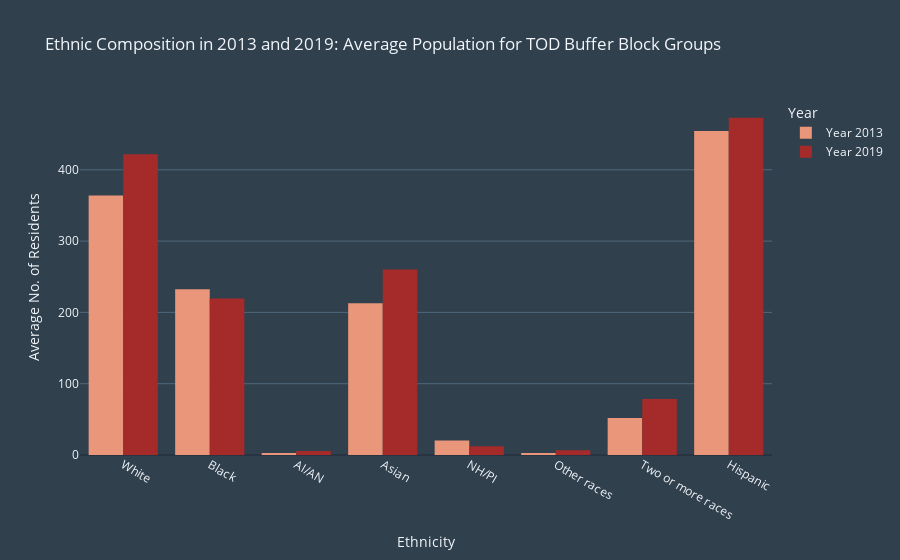

This figure's notebook cell:
### Markdown cell above
### Absolute Values

### Code cell
# a simple bar chart, putting date on the x-axis

fig = px.bar(tod_buffer_blockabsolute,
             x='Ethnicity',
             y=['Year 2013', 'Year 2019'],
             barmode='group',
             height=600,
             title="Ethnic Composition in 2013 and 2019: Average Population for TOD Buffer Block Groups",
             color_discrete_sequence=["#e9967a","#a52a2a"],
             labels={'Ethnicity':'Ethnicity','value':'Average No. of Residents', 'variable':'Year'}
                     )

fig.layout.template = 'custom_dark'


# get rid of white lines inside the bars
fig.update_traces(marker_line_width=0)

fig.write_html('htmls/tod_buffer_block_average_absolute.html')

# show the figure
fig.show()

### Figure 1 — Plotly figure (JSON) as saved in the notebook; plotly's stock layout.template omitted (floating-point values rounded to 4 significant figures)
{"data": [{"alignmentgroup": "True", "hovertemplate": "Year=Year 2013<br>Ethnicity=%{x}<br>Average No. of Residents=%{y}<extra></extra>", "legendgroup": "Year 2013", "marker": {"color": "#e9967a", "line": {"width": 0}, "pattern": {"shape": ""}}, "name": "Year 2013", "offsetgroup": "Year 2013", "orientation": "v", "showlegend": true, "textposition": "auto", "type": "bar", "x": ["White", "Black", "AI/AN", "Asian", "NH/PI", "Other races", "Two or more races", "Hispanic"], "xaxis": "x", "y": [363.9, 232.4, 2.856, 212.8, 20.22, 2.769, 51.78, 454.2], "yaxis": "y"}, {"alignmentgroup": "True", "hovertemplate": "Year=Year 2019<br>Ethnicity=%{x}<br>Average No. of Residents=%{y}<extra></extra>", "legendgroup": "Year 2019", "marker": {"color": "#a52a2a", "line": {"width": 0}, "pattern": {"shape": ""}}, "name": "Year 2019", "offsetgroup": "Year 2019", "orientation": "v", "showlegend": true, "textposition": "auto", "type": "bar", "x": ["White", "Black", "AI/AN", "Asian", "NH/PI", "Other races", "Two or more races", "Hispanic"], "xaxis": "x", "y": [422.0, 219.3, 5.75, 260.1, 12.39, 6.731, 78.55, 473.0], "yaxis": "y"}], "layout": {"autosize": true, "barmode": "group", "legend": {"title": {"text": "Year"}, "tracegroupgap": 0}, "title": {"text": "Ethnic Composition in 2013 and 2019: Average Population for TOD Buffer Block Groups"}, "xaxis": {"anchor": "y", "autorange": false, "domain": [0, 1], "range": [-0.5, 7.5], "title": {"text": "Ethnicity"}, "type": "category"}, "yaxis": {"anchor": "x", "autorange": true, "domain": [0, 1], "range": [0, 497.9], "title": {"text": "Average No. of Residents"}, "type": "linear"}}}
